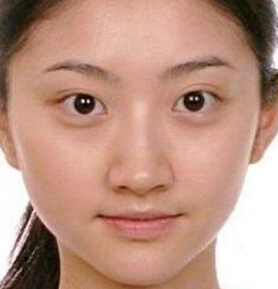
//> input picture landmark/model/3.jpg, 278 x 289 px
$ ./squeesent   (built with g++ and OpenCV 4)
//> lines starting //> are read from the running program, lines starting //| are printed output that depends on the picture
// [13 lines of licence text are left out]

#include <stdio.h>
#include <algorithm>
#include <vector>
#include <opencv2/opencv.hpp>
#include <functional>
#include "net.h"
#include <time.h>
//#include "image_processing/frontal_face_detector.h"
//#include "image_io.h"

#define VIDEO_MODEL 0

using namespace std;
using namespace cv;

ncnn::Net squeezenet;
float mean_vals[3] = { 128.f, 158.f, 158.f };

int main(int argc, char** argv)
{
	//初始化模型，以及分类标签
	squeezenet.load_param("../Landmarks/landmark.params");
//> (this line was passed over: squeezenet is not available in this run)
	squeezenet.load_model("../Landmarks/landmark.bin");
//> (this line was passed over: squeezenet is not available in this run)

	//载入测试图片
	const char* imagepath = "model/3.jpg";
	cv::Mat img = cv::imread(imagepath, CV_LOAD_IMAGE_COLOR);
//> img is the input picture: 289 rows x 278 cols, CV_8UC3; mean B, G, R 131.7, 148.4, 188.9

	cv::Mat img3;
	cvtColor(img, img3, CV_RGB2GRAY);
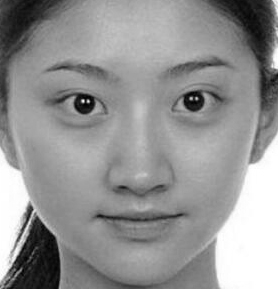
//> img3: 289 rows x 278 cols, CV_8UC1; min 1, max 255, mean 148

	cv::Mat img2;
	img.convertTo(img2, CV_32FC1);

	cv::Mat tmp_m, tmp_sd;
	float m = 0, sd = 0;
	cv::meanStdDev(img2, tmp_m, tmp_sd);
//> tmp_m = [131.7, 148.4, 188.9]; tmp_sd = [57.23, 53.45, 53.2]
	m = tmp_m.at<double>(0, 0);
//> m = 131.7
	sd = tmp_sd.at<double>(0, 0);
//> sd = 57.23


//> (the run ends here: the program needs code that is not available in this run, at `ncnn::Mat in = ncnn::Mat::from_pixels_resize(img3.data, ncnn::Mat::PIX..`)

$ run again, with landmark/model/cat.jpg copied over landmark/model/3.jpg
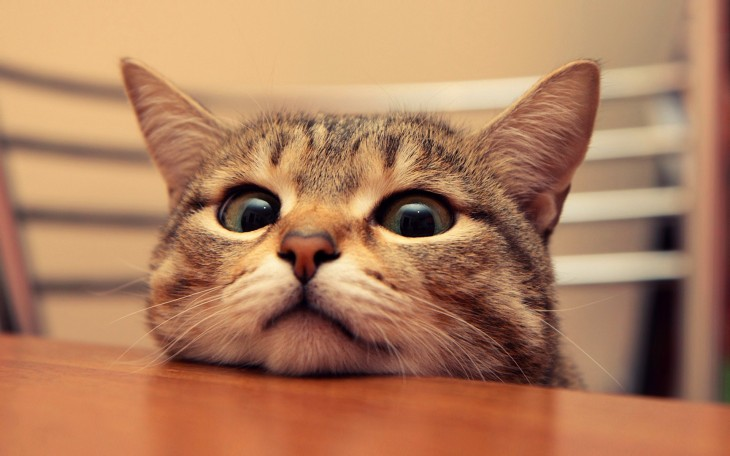
//> input picture landmark/model/cat.jpg, 730 x 456 px
//> img is the input picture: 456 rows x 730 cols, CV_8UC3; mean B, G, R 94, 126.6, 175.8
//> `cvtColor(img, img3, CV_RGB2GRAY);`:
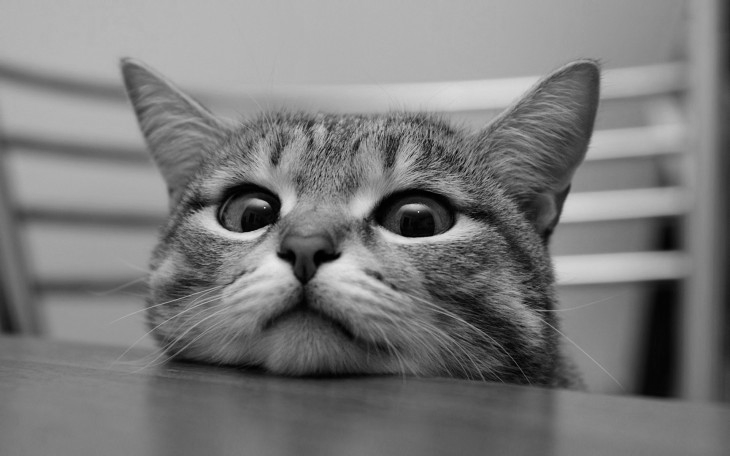
//> img3: 456 rows x 730 cols, CV_8UC1; min 0, max 233, mean 122.5
//> tmp_m = [93.98, 126.6, 175.8]; tmp_sd = [37, 49.89, 51.58]
//> m = 93.98
//> sd = 37
